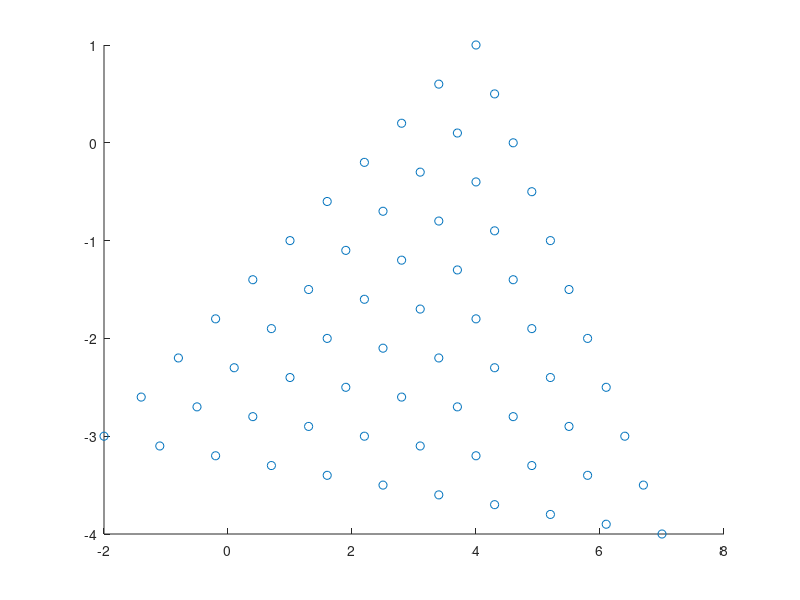

The MATLAB script that drew this image:
clc; clear; close all;

%% Triangle Parameterization Test
% Parameterizing triangle by two edges

p = [-2, 4, 7; ...
     -3, 1,-4];

v = p(:,2:end) - p(:,1);

[X1(1,:,:), X2(1,:,:)] = meshgrid( 0:0.1:1, 0:0.1:1 );

Data = p(:,1) + X1 .* v(:,1) + X2 .* v(:,2); 

X_Data = squeeze(Data(1,:,:));
Y_Data = squeeze(Data(2,:,:));

scatter( X_Data(X1+X2<=1), Y_Data(X1+X2<=1), 'k.' )